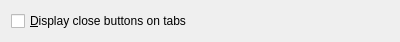
<?xml version="1.0" encoding="UTF-8"?>
<ui version="4.0">
 <class>WorkspaceSettingsWidgetBase</class>
 <widget class="QWidget" name="WorkspaceSettingsWidgetBase">
  <property name="geometry">
   <rect>
    <x>0</x>
    <y>0</y>
    <width>400</width>
    <height>35</height>
   </rect>
  </property>
  <property name="windowTitle">
   <string>Form</string>
  </property>
  <layout class="QVBoxLayout" name="verticalLayout">
   <item>
    <widget class="QCheckBox" name="_workspace__close_buttons">
     <property name="text">
      <string>&amp;Display close buttons on tabs</string>
     </property>
    </widget>
   </item>
  </layout>
 </widget>
 <resources/>
 <connections/>
</ui>
